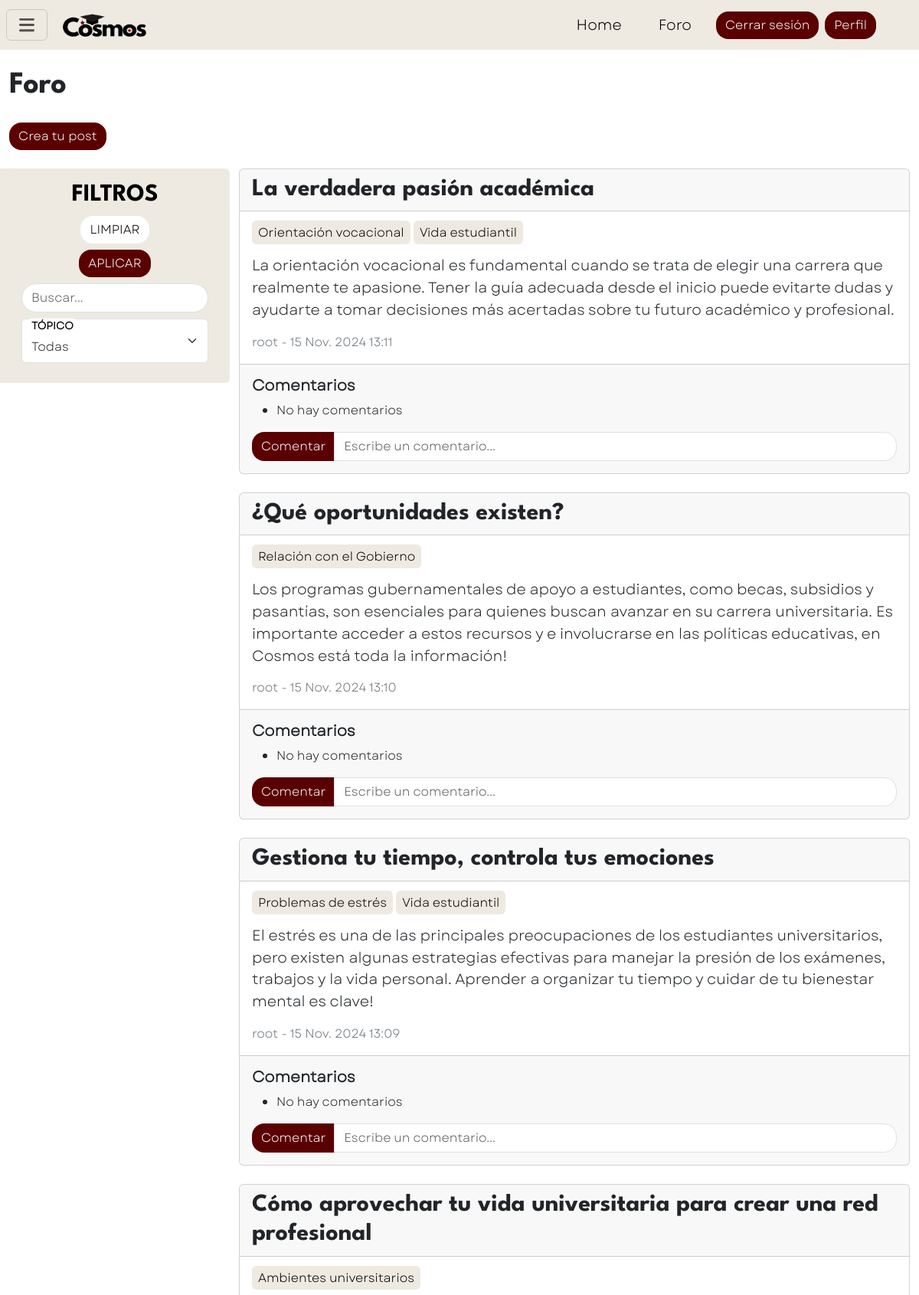
The page /blog/ (signed in, upper part) on the database as committed earlier.
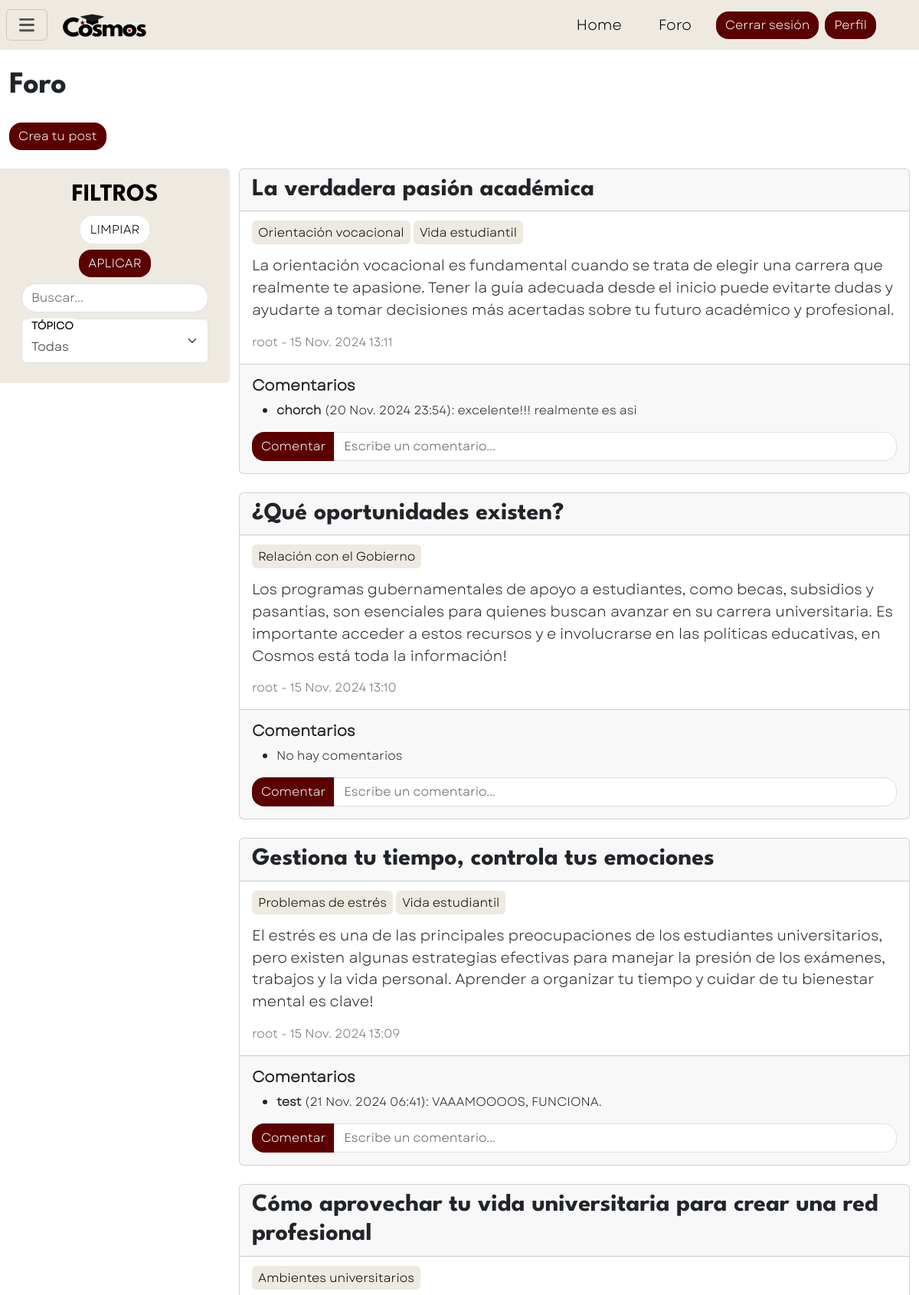
The same page on the database as committed later.
### blog_app/models.py (models this page shows, shortened)
class Post(models.Model):
    id = models.AutoField(primary_key=True)
    title = models.CharField(max_length=50)
    content = models.TextField()
    topic = models.ManyToManyField(Topic)
    date = models.DateTimeField(auto_now_add=True)
    author = models.ForeignKey(User, on_delete=models.CASCADE)

class Topic(models.Model):
    id = models.AutoField(primary_key=True)
    name = models.CharField(max_length=50)
    class Meta: verbose_name="Topic"; verbose_name_plural="Topics"

class Comment(models.Model):
    id = models.AutoField(primary_key=True)
    content = models.TextField()
    date = models.DateTimeField(auto_now_add=True)
    author = models.ForeignKey(User, on_delete=models.CASCADE)
    post = models.ForeignKey(Post, on_delete=models.CASCADE, related_name='comments')

### blog_app/views.py (the view)
# urls.py: path('', blog_view , name="view"),
@login_required(login_url='auth:login')
def blog_view(request):
    if request.method=='POST':
        post = request.POST.get("post")
        content = request.POST.get("comment")
        user = request.user
        Comment.objects.create(post=Post.objects.get(id=post), content=content, author=user)
        return redirect('blog:view')
    query = request.GET.get('q'); topic = request.GET.get('topic')
    ctx = {"cats":Cat.objects.order_by("name"), "topics":Topic.objects.order_by("name"),"query" : None}
    posts = Post.objects.order_by("-date")
    if query and query!="": # IF THERE WAS query
        posts = posts.filter(Q(title__icontains=query))
        ctx["query"] = f"'{query}'"
    if topic: posts = posts.filter(topic=Topic.objects.get(id=topic))
    paginator = Paginator(posts, 4)
    page = request.GET.get('page', 1)
    posts = paginator.get_page(page)
    ctx["posts"]=posts
    return render(request, 'blog.html', ctx)

### uni_app/models.py (called while the page is built)
    def __str__(self): return f"{self.name}"

### uni_app/templatetags/custom_filters.py (called while the page is built)
@register.filter
def to_int(value):
    try: return int(value)
    except (ValueError, TypeError): return None

### blog_app/templates/blog.html (shortened to what this page needs)
{% extends "base.html" %}{% block title %} - Foro{% endblock %}
{% block content %}
    {% load static %}
    <h2 class="title fs-1 mb-4 pt-4">Foro</h2> <a href="{% url 'blog:make' %}" class="btn btn-styles">Crea tu post</a>
    <div class="row mt-4">
        <div class="col-3 bg-cream sticky-col rounded-end">
            {% include "widgets/topic_filter.html" %}
        </div>
        <div class="col-9">
            {% for i in posts %}
                <div class="card mb-4">
                    <div class="card-header"><h2 class="card-title mb-0 title">{{i.title}}</h2></div>
                    <div class="card-body">
                        <p class="text-secondary fs-6">
                            {%for j in i.topic.all%} <span class="py-1 px-2 rounded bg-cream fs-6">{{j.name}}</span> {%endfor%}
                        </p>
                        <p>{{i.content}}</p>
                        <p class="text-secondary mb-0 fs-6">{{i.author.username}} - {{i.date}}</p>
                    </div>
                    <div class="card-footer py-3">
                        <h5 class="mb-2 fw-bold">Comentarios</h5>
                        <ul class="fs-6">
                            {% for j in i.comments.all|dictsortreversed:"date" %}
                            <li><span class="fw-bold">{{j.author}}</span> ({{j.date}}): {{j.content}}</li>
                            {% empty %}<li>No hay comentarios</li>{% endfor %}
                        </ul>
                        <form action="#" method="post" class="input-group">
                            <input type="submit" class="btn btn-styles z-0" value="Comentar">
                            <input class="form-control rounded-end-4" name="comment" placeholder="Escribe un comentario...">
                        </form>
                    </div>
                </div>
            {%empty%} <h4 class="title">No hay posts disponibles</h4> {%endfor%}
        </div>
    </div>
{% endblock %}

### cosmos/parent_templates/base.html (shortened to what this page needs)
<!DOCTYPE html>
<html lang="en">
<head>
    {%load static%}
    <link rel="stylesheet" href="{% static 'bootstrap-5.3.3-dist/css/bootstrap.min.css' %}">
    <link rel="stylesheet" href="{% static 'css/common.css' %}">
    <link rel="stylesheet" href="https://cdn.jsdelivr.net/npm/bootstrap-icons@1.10.5/font/bootstrap-icons.css">
</head>
<body>
    {%include "topbar.html"%}
    <div class="container-fluid" style="min-height: 70vh; margin-top: 4rem; margin-bottom: 5rem;">
        {%block content%}{%endblock%}
    </div>
</body>
</html>

### cosmos/parent_templates/topbar.html (shortened to what this page needs)
<nav class="nav navbar topbar justify-content-between align-items-center container-fluid
    text-light px-2 bg-cream">
{% load static %}
<button class="navbar-toggler py-2 px-3" type="button" data-bs-toggle="offcanvas" data-bs-target="#navbarContent">
    <img src="{% static 'svg/bars-solid.svg' %}" style="width: 1.25rem;"/>
</button>
            {% load static %}
<div>
    <a href="{% url 'main:home' %}" class="nav-link">
        <img src="{% static 'img/logo.png' %}" alt="COSMOS" style="width:7.5rem; height:auto;">
    </a>
</div>
<div class="d-flex align-items-center ms-auto me-5">
    <a class="nav-link text-black text-secondary me-3" href="{% url 'main:home' %}">Home</a>
    <a class="nav-link text-black text-secondary me-3" href="{% url 'blog:view' %}">Foro</a>
    <div class="d-flex align-items-center">
        {% if user.is_authenticated %}
            <a class="btn btn-styles me-2" href="{% url 'auth:logout' %}">Cerrar sesión</a>
            <a class="btn btn-styles" href="{% url 'auth:profile' %}">Perfil</a>
        {% else %}
            <a class="btn btn-styles me-2" href="{% url 'auth:login' %}">Iniciar sesión</a>
            <a class="btn btn-styles" href="{% url 'auth:signin' %}">Registrarse</a>
        {% endif %}
    </div>
</div>
</nav>

### blog_app/templates/widgets/topic_filter.html (shortened to what this page needs)
<div class="bg-cream rounded-start p-3 text-center">
    <h2 class="text-center text-black title">FILTROS</h2>
    <a href="{% url 'blog:view' %}" class="btn btn-counter">LIMPIAR</a>
    {% load custom_filters %}
    <form method="GET" action="{% url 'blog:view' %}">
        <button class="btn btn-styles my-2" type="submit">APLICAR</button>
        <input class="form-control rounded-5" type="search" name="q" placeholder="Buscar...">
        <div class="form-floating pt-2">
            <select id="topic" name="topic" class="form-select {% if request.GET.topic %} bg-light-reddish {% endif %}">
                <option value="">Todas</option>
            </select>
            <label for="topic" class="fw-bold fs-6 text-black z-0">TÓPICO</label>
        </div>
    </form>
</div>

### cosmos/parent_templates/footer.html (shortened to what this page needs)
        {% load static %}

### static/css/common.css (style rules this page uses)
html { font-size: 16px; }
.topbar { position: fixed; top: 0; width: 100%; z-index: 3; }
.title { font-family: 'League', sans-serif; }
body { font-family: 'Garet', sans-serif; font-size: larger; }
.sticky-col { position: sticky; top: 5rem; height: 17.5rem; }
.bg-cream { background-color: #EEEAE1; color: black; }
.btn-styles { background-color: #5A0000; color: white; border: none; border-radius: 1rem; }
.btn-counter { background-color: white; color: black; border: none; border-radius: 1rem; }

Rows that differ between the two databases and show on the page:
shown differently, row unchanged: Post "La verdadera pasión académica": no longer shows "No hay comentarios"
added Comment: author "chorch", date "20 Nov. 2024 23:54", content "excelente!!! realmente es asi", shown under Post "La verdadera pasión académica"
shown differently, row unchanged: Post "Gestiona tu tiempo, controla tus emociones": no longer shows "No hay comentarios"
added Comment: author "test", date "21 Nov. 2024 06:41", content "VAAAMOOOOS, FUNCIONA.", shown under Post "Gestiona tu tiempo, controla tus emociones"
